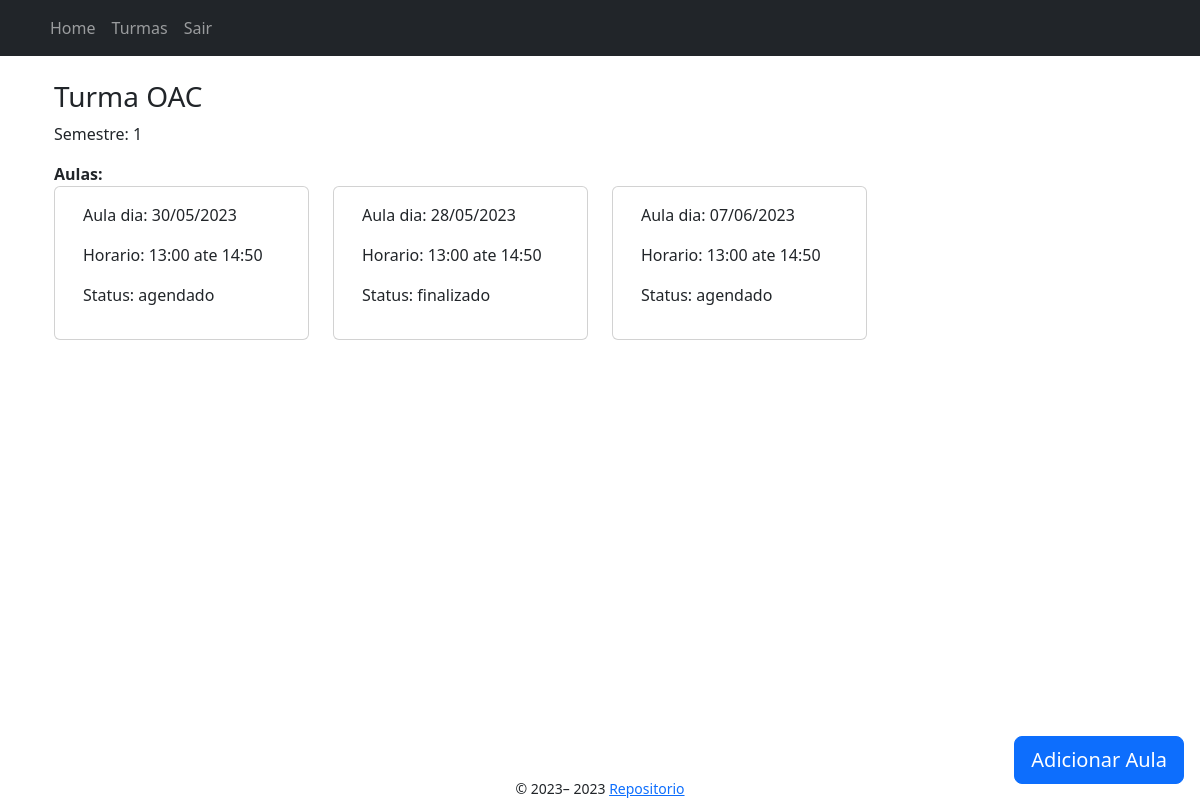
The page /turmas/4/show (signed in) on the database its author committed.
### app/models/turma.py (models this page shows, shortened)
class Turma(db.Model):
    __tablename__ = "turma"
    id = db.Column(db.Integer, primary_key=True)
    nome = db.Column(db.String(100), nullable=False)
    horario_inicio = db.Column(db.Time, nullable=False)
    horario_fim = db.Column(db.Time, nullable=False)
    senha = db.Column(db.String(200), nullable=False)
    semestre = db.Column(db.Integer, nullable=False)
    professor_id = db.Column(db.Integer, db.ForeignKey(
        'professor.id'), nullable=False)
    aulas = db.relationship('Aula', backref=db.backref('turma_aulas', lazy=True)) #1 to N

### app/models/aula.py (models this page shows, shortened)
class Aula(db.Model):
    __tablename__ = "aula"
    id = db.Column(db.Integer, primary_key=True)
    turma_id = db.Column(db.Integer, db.ForeignKey('turma.id'), nullable=False)
    data_aula = db.Column(db.Date, nullable=False)
    status = db.Column(
        Enum("agendado", "finalizado", "em andamento", "cancelado", name="StatusAula"), nullable=False)
    presencas = db.relationship('Presenca', backref='aula_presenca', lazy=True) #1 to N

### app/controllers/turmas_controller.py (the view)
@bp.route("/<int:turma_id>/show", methods=["GET"])
def show(turma_id):
    turma = db.get_or_404(Turma, turma_id)
    aulas = Aula.query.filter_by(turma_id=turma_id).all()
    if turma not in current_user.turmas:
        return redirect(url_for("turmas.matricular", turma_id=turma_id))
    return render_template("turmas/show.jinja2", turma=turma, aulas=aulas, user=current_user)

### app/templates/turmas/show.jinja2 (shortened to what this page needs)
{% extends "./base.jinja2" %}
{% from 'bootstrap5/utils.html' import render_icon %}
{% block content %}
<div class="container">
    <h3>Turma {{ turma.nome }}</h3>
    <p>Semestre: {{ turma.semestre }}</p>
    <b>Aulas:</b>
    <div class="row row-col-1 row-cols-md-2 row-cols-lg-4">
        {% for aula in aulas %}
            <div>
                <div class="card">
                    <div class="card-body">
                        {% include 'aulas/show.jinja2' %}
                    </div>
                </div>
            </div>
        {% endfor %}
    </div>
    {% if user.tipo_usuario == "professor" %}
            <div class="position-fixed bottom-0 end-0 p-3">
                <a href="{{ url_for('turmas.aulas.new', turma_id=turma.id) }}" class="btn btn-floating btn-lg btn-primary">
                    {{render_icon('plus') }} <span class="d-none d-xl-inline">Adicionar Aula</span>
                </a>
            </div>
    {% endif %}
</div>
{% endblock %}

### app/templates/aulas/show.jinja2 (shortened to what this page needs)
{% block content %}
<div class="container">
    <p>Aula dia: {{ aula.data_aula.strftime('%d/%m/%Y') }}</p>
    <p>Horario: {{ turma.horario_inicio.strftime('%H:%M') }} ate {{ turma.horario_fim.strftime('%H:%M') }}</p>
    <p>Status: {{ aula.status }}</p>
</div>
{% endblock %}

### app/static/style.css (style rules this page uses)
* { box-sizing: border-box; margin: 0; padding: 0; }
body { display: grid; min-height: 100vh; min-width: 100vw; grid-template-columns: 1fr; grid-template-rows: auto 1fr auto; grid-template-areas: "header" "main" "footer"; }

### rows shown on the page
Turma: nome "OAC", semestre "1", horario_inicio "13:00", horario_fim "14:50"
Aula: data_aula "30/05/2023", status "agendado"
Aula: data_aula "28/05/2023", status "finalizado"
Aula: data_aula "07/06/2023", status "agendado"

### other values the page prints
{{ render_nav_item("index.index", "Home") }} "Home"
{{ render_nav_item("turmas.index", "Turmas") }} "Turmas"
{{ render_nav_item("auth.logout", "Sair") }} "Sair"
